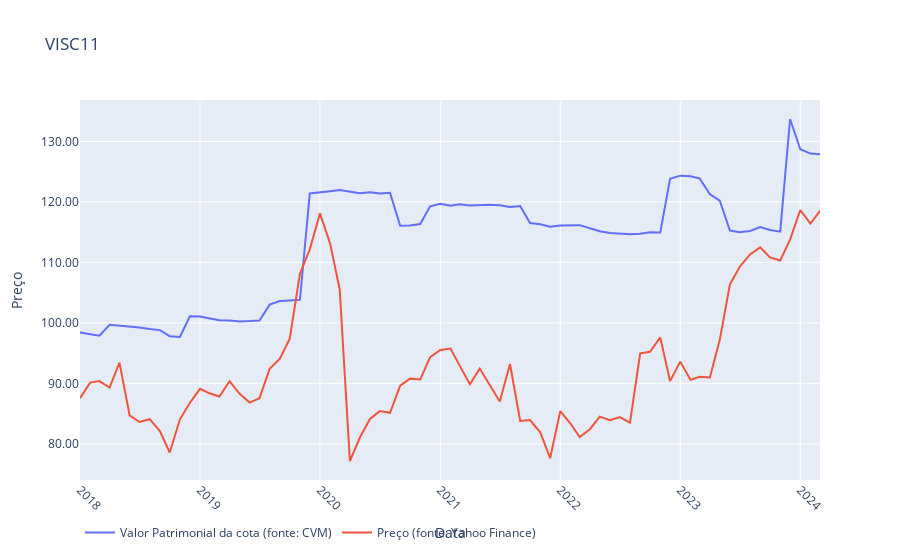

Notebook code for this chart:
### Code cell
import plotly.graph_objects as go
trace1 = go.Scatter( x=dados['Data_Referencia'], y=dados['Valor_Patrimonial_Cotas'],
                     name='Valor Patrimonial da cota (fonte: CVM)', mode='lines')
trace2 = go.Scatter( x=dados['Data_Referencia'], y=dados['preco'],
                     name='Preço (fonte: Yahoo Finance)', mode='lines')
layout = go.Layout(title=fundo.upper(), xaxis=dict( title='Data', tickangle=45 ),
                   yaxis=dict( title='Preço', tickformat='.2f' ),
                   legend=dict(orientation="h" ) )
fig = go.Figure(data=[trace1, trace2], layout=layout)
fig.show()
